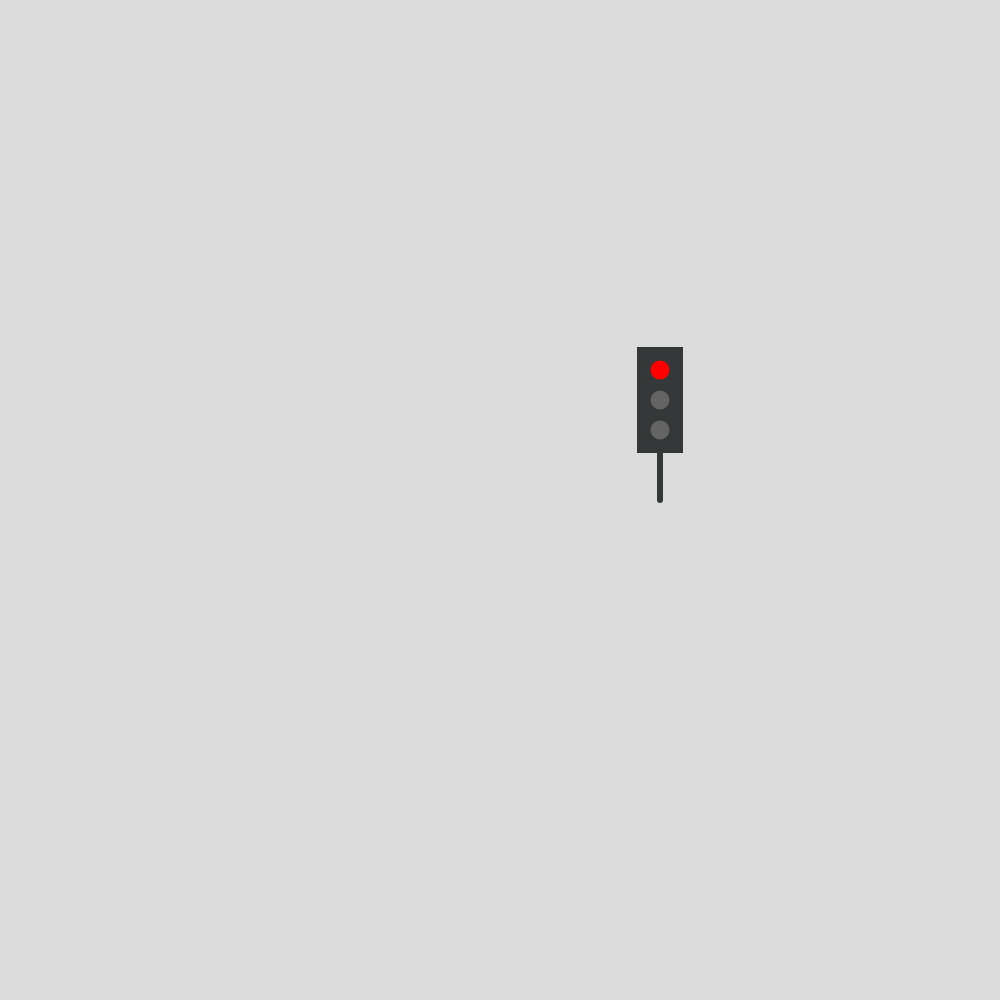
Frame 1 (no input)
Frame 60 (no input): identical to frame 1, image omitted
Frame 120 (the mouse pressed at the canvas centre since frame 60): identical to frame 1, image omitted

The p5.js sketch that drew this single still picture (run headless with seeded random() and noise() and a simulated clock; from frame 60 on, the mouse is pressed at the canvas centre):

// p5.js sketch
// ── sketch.js
let light = 0



function setup() {
  createCanvas(1000, 1000);
}

function keyPressed(){
  if (keyCode === ENTER) {
    light = light + 1;

    if (light > 2){
      light = 0;
    }
  }
}

function draw() {
  background(220);
  stroke("#353839");
  
  // stoplicht
  strokeWeight(6);
  line(660, 450, 660, 500);
  fill("#353839");
  rect(640, 350, 40, 100);

//rood licht
  if (light == 0){
fill("red");
  } else{
    fill(100);
  }
  circle(660, 370, 25);

// geel light
if (light == 2){
fill("yellow");
} else {
  fill(100);
}
  circle(660, 400, 25);

// groen light
if (light == 1){
fill("green");
} else{
  fill(100);
}
   circle(660, 430, 25);
}
